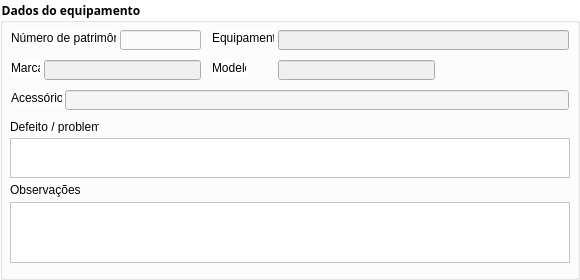
       <widget class="QGroupBox" name="dados_equip">
        <property name="geometry">
         <rect>
          <x>220</x>
          <y>26</y>
          <width>580</width>
          <height>280</height>
         </rect>
        </property>
        <property name="font">
         <font>
          <family>Microsoft JhengHei</family>
          <weight>75</weight>
          <bold>true</bold>
         </font>
        </property>
        <property name="styleSheet">
         <string notr="true">background-color: rgb(255, 255, 255)</string>
        </property>
        <property name="title">
         <string>Dados do equipamento</string>
        </property>
        <widget class="QLabel" name="label_21">
         <property name="geometry">
          <rect>
           <x>11</x>
           <y>30</y>
           <width>105</width>
           <height>16</height>
          </rect>
         </property>
         <property name="minimumSize">
          <size>
           <width>105</width>
           <height>0</height>
          </size>
         </property>
         <property name="text">
          <string>Número de patrimônio</string>
         </property>
        </widget>
        <widget class="QLabel" name="label_27">
         <property name="geometry">
          <rect>
           <x>212</x>
           <y>30</y>
           <width>62</width>
           <height>16</height>
          </rect>
         </property>
         <property name="minimumSize">
          <size>
           <width>62</width>
           <height>0</height>
          </size>
         </property>
         <property name="text">
          <string>Equipamento</string>
         </property>
        </widget>
        <widget class="QLabel" name="label_28">
         <property name="geometry">
          <rect>
           <x>212</x>
           <y>60</y>
           <width>34</width>
           <height>16</height>
          </rect>
         </property>
         <property name="minimumSize">
          <size>
           <width>34</width>
           <height>0</height>
          </size>
         </property>
         <property name="text">
          <string>Modelo</string>
         </property>
        </widget>
        <widget class="QLabel" name="label_29">
         <property name="geometry">
          <rect>
           <x>11</x>
           <y>60</y>
           <width>29</width>
           <height>16</height>
          </rect>
         </property>
         <property name="minimumSize">
          <size>
           <width>29</width>
           <height>0</height>
          </size>
         </property>
         <property name="text">
          <string>Marca</string>
         </property>
        </widget>
        <widget class="QLabel" name="label_30">
         <property name="geometry">
          <rect>
           <x>10</x>
           <y>120</y>
           <width>89</width>
           <height>13</height>
          </rect>
         </property>
         <property name="text">
          <string>Defeito / problema</string>
         </property>
        </widget>
        <widget class="QLabel" name="label_31">
         <property name="geometry">
          <rect>
           <x>11</x>
           <y>90</y>
           <width>51</width>
           <height>16</height>
          </rect>
         </property>
         <property name="minimumSize">
          <size>
           <width>51</width>
           <height>0</height>
          </size>
         </property>
         <property name="text">
          <string>Acessórios</string>
         </property>
        </widget>
        <widget class="QLabel" name="label_32">
         <property name="geometry">
          <rect>
           <x>10</x>
           <y>182</y>
           <width>71</width>
           <height>16</height>
          </rect>
         </property>
         <property name="text">
          <string>Observações</string>
         </property>
        </widget>
        <widget class="QLineEdit" name="txt_num_patrimonio">
         <property name="geometry">
          <rect>
           <x>120</x>
           <y>30</y>
           <width>81</width>
           <height>20</height>
          </rect>
         </property>
         <property name="minimumSize">
          <size>
           <width>81</width>
           <height>0</height>
          </size>
         </property>
         <property name="styleSheet">
          <string notr="true">background-color: rgb(250, 250, 250)</string>
         </property>
        </widget>
        <widget class="QLineEdit" name="txt_equipamento">
         <property name="geometry">
          <rect>
           <x>278</x>
           <y>30</y>
           <width>291</width>
           <height>20</height>
          </rect>
         </property>
         <property name="minimumSize">
          <size>
           <width>291</width>
           <height>0</height>
          </size>
         </property>
         <property name="styleSheet">
          <string notr="true">background-color: rgb(240, 240, 240)</string>
         </property>
        </widget>
        <widget class="QLineEdit" name="txt_marca">
         <property name="geometry">
          <rect>
           <x>44</x>
           <y>60</y>
           <width>157</width>
           <height>20</height>
          </rect>
         </property>
         <property name="minimumSize">
          <size>
           <width>111</width>
           <height>0</height>
          </size>
         </property>
         <property name="styleSheet">
          <string notr="true">background-color: rgb(240, 240, 240)</string>
         </property>
        </widget>
        <widget class="QLineEdit" name="txt_modelo">
         <property name="geometry">
          <rect>
           <x>278</x>
           <y>60</y>
           <width>157</width>
           <height>20</height>
          </rect>
         </property>
         <property name="minimumSize">
          <size>
           <width>141</width>
           <height>0</height>
          </size>
         </property>
         <property name="styleSheet">
          <string notr="true">background-color: rgb(240, 240, 240)</string>
         </property>
        </widget>
        <widget class="QLineEdit" name="txt_acessorios">
         <property name="geometry">
          <rect>
           <x>65</x>
           <y>90</y>
           <width>504</width>
           <height>20</height>
          </rect>
         </property>
         <property name="styleSheet">
          <string notr="true">background-color: rgb(245, 245, 245)</string>
         </property>
        </widget>
        <widget class="QPlainTextEdit" name="plainTextEdit_3">
         <property name="geometry">
          <rect>
           <x>10</x>
           <y>202</y>
           <width>560</width>
           <height>61</height>
          </rect>
         </property>
        </widget>
        <widget class="QPlainTextEdit" name="plainTextEdit_4">
         <property name="geometry">
          <rect>
           <x>10</x>
           <y>138</y>
           <width>560</width>
           <height>40</height>
          </rect>
         </property>
        </widget>
       </widget>
